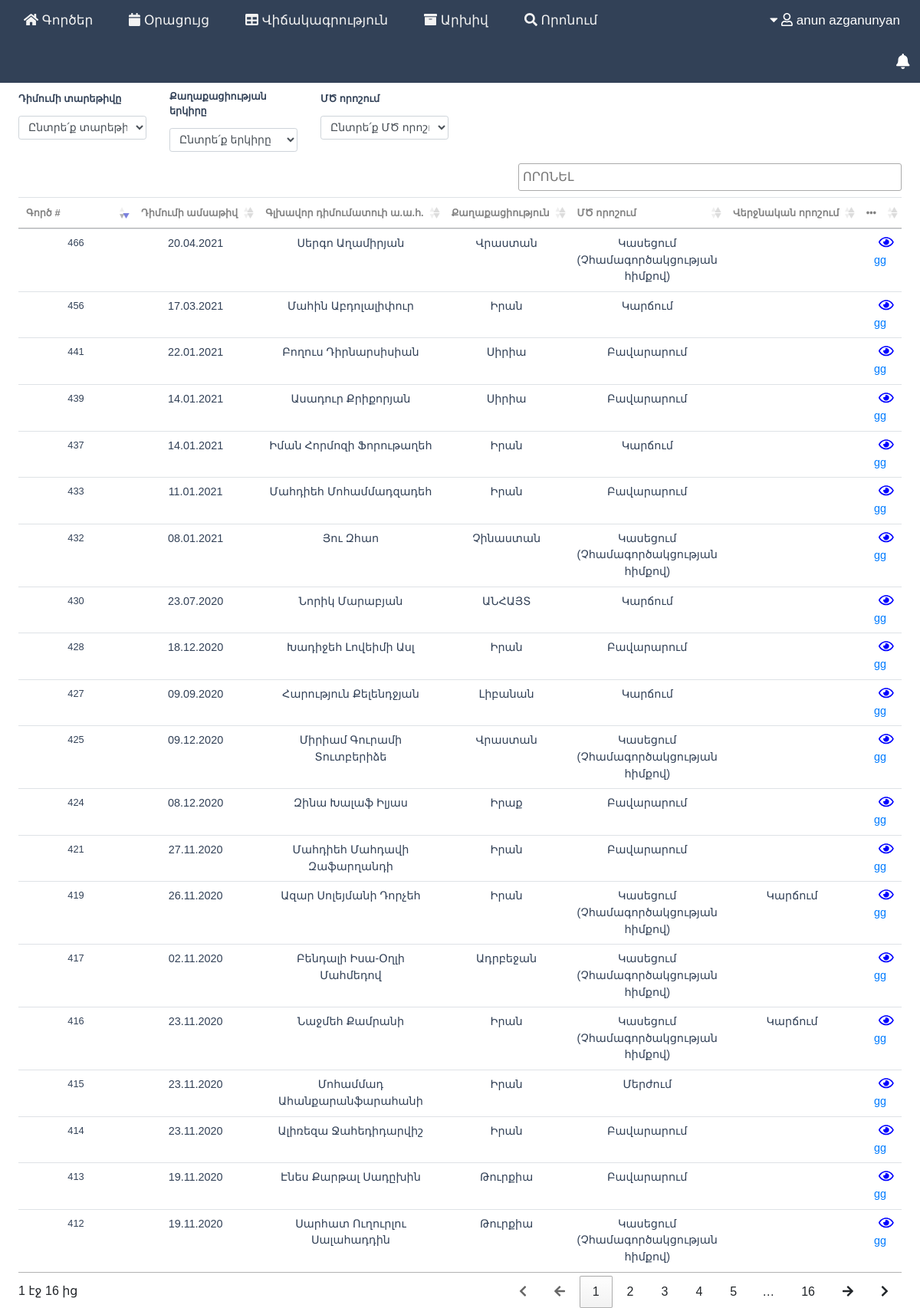
The page /user.php?page=archive (signed in) on the database its author committed.
### tables this page shows
CREATE TABLE `old_cases` (
  `old_case_id` int(11) NOT NULL,
  `application_date` date NOT NULL,
  `citizenship` int(11) NOT NULL,
  `RA_address` varchar(50) DEFAULT NULL,
  `building` varchar(10) DEFAULT NULL,
  `apartment` varchar(10) DEFAULT NULL,
  `marz_id` int(11) DEFAULT NULL,
  `community_id` int(11) DEFAULT NULL,
  `bnak_id` int(11) DEFAULT NULL,
  `unaccompanied_child` int(11) NOT NULL DEFAULT 0,
  `separated_child` int(11) NOT NULL DEFAULT 0,
  `single_parent` int(11) NOT NULL DEFAULT 0,
  `prefered_language` varchar(50) DEFAULT NULL,
  `contact_tel` varchar(30) DEFAULT NULL,
  `comment` text DEFAULT NULL
);

CREATE TABLE `old_case_person` (
  `old_person_id` int(11) NOT NULL,
  `old_case_id` int(11) NOT NULL,
  `f_name_arm` varchar(50) DEFAULT NULL,
  `l_name_arm` varchar(50) DEFAULT NULL,
  `p_name_arm` varchar(100) DEFAULT NULL,
  `f_name_eng` varchar(50) DEFAULT NULL,
  `l_name_eng` varchar(50) DEFAULT NULL,
  `p_name_eng` varchar(100) DEFAULT NULL,
  `sex` int(11) NOT NULL,
  `b_day` varchar(2) DEFAULT NULL,
  `b_month` varchar(2) DEFAULT NULL,
  `b_year` varchar(4) DEFAULT NULL,
  `role` int(11) NOT NULL,
  `citizenship_id` int(11) DEFAULT NULL,
  `card_num` varchar(8) DEFAULT NULL,
  `doc_num` varchar(30) DEFAULT NULL,
  `etnicity` int(11) DEFAULT NULL,
  `religion` int(11) DEFAULT NULL,
  `invalid` int(11) NOT NULL DEFAULT 0,
  `pregnant` int(11) NOT NULL DEFAULT 0,
  `seriously_ill` int(11) NOT NULL DEFAULT 0,
  `trafficking_victim` int(11) NOT NULL DEFAULT 0,
  `violence_victim` int(11) NOT NULL DEFAULT 0,
  `comment` text DEFAULT NULL,
  `illegal_border` int(11) NOT NULL DEFAULT 0,
  `transfer_moj` int(11) DEFAULT 0,
  `deport_prescurator` int(11) NOT NULL DEFAULT 0,
  `prison` int(11) NOT NULL DEFAULT 0,
  `image` varchar(250) DEFAULT NULL,
  `pnum` varchar(10) DEFAULT NULL,
  `doc_type` int(11) DEFAULT NULL,
  `document_num` varchar(20) DEFAULT NULL,
  `status` int(11) DEFAULT NULL
);

CREATE TABLE `tb_country` (
  `country_id` int(10) NOT NULL,
  `country_eng` varchar(150) NOT NULL,
  `country_arm` varchar(150) NOT NULL
);

CREATE TABLE `tb_decision_types` (
  `decision_type_id` int(10) NOT NULL,
  `decision_type` varchar(50) NOT NULL
);

### pages/archive.php (the view, shortened to what this page needs)
<?php
   include('config/connect.php');
      $sql_old_cases_by_head = "SELECT a.old_case_id, a.application_date, a.citizenship, b.old_person_id, b.f_name_arm, b.l_name_arm, b.role, c.country_arm, d.ms_decision, d.ms_decision_date, d.final_decision, d.final_decision_date, e.decision_type AS MS_DECISION_TEXT, f.decision_type AS FINAL_DECISION_TEXT
            FROM old_cases a
            INNER JOIN old_case_person b ON a.old_case_id = b.old_case_id
            INNER JOIN tb_country c ON a.citizenship = c.country_id
            INNER JOIN old_case_decisions d ON a.old_case_id = d.old_case_id
            INNER JOIN tb_decision_types e ON d.ms_decision = e.decision_type_id
            LEFT JOIN tb_decision_types f ON d.final_decision = f.decision_type_id
            WHERE b.role = 1";
      $result_sql_old_cases_by_head = $conn->query($sql_old_cases_by_head);
      $sql_application_year = "SELECT DISTINCT(YEAR(application_date)) AS APPLICATION_YEAR FROM old_cases ORDER BY APPLICATION_YEAR DESC";
      $result_sql_application_year = $conn->query($sql_application_year);
      $optyear =    '<select name="select_year" id="select_year" class="form-control form-control-sm">
                     <option selected disabled hidden>Ընտրե՛ք տարեթիվը </option>';
                     while($row = $result_sql_application_year->fetch_assoc())
      {
        $optyear.= "<option value=".$row['APPLICATION_YEAR'].">".$row['APPLICATION_YEAR']."</option>";
      }
        $optyear.="</select>";
      $query_country = "SELECT * FROM tb_country ORDER BY country_eng DESC";
      $state = $conn->query($query_country);
      $optcitizen = '<select name="select_state" id="select_state" class="form-control form-control-sm">
                     <option selected disabled hidden>Ընտրե՛ք երկիրը </option>';
                     while($row1 = $state->fetch_assoc())
      {
        $optcitizen.= "<option value=".$row1['country_id'].">".$row1['country_arm']."</option>";
      }
      $optcitizen.="</select>";
      $sql_ms_decision = "SELECT * FROM tb_decision_types";
      $result_ms_decision = $conn->query($sql_ms_decision);
      $optmsdecision = '<select name="select_ms_decision" id="select_ms_decision" class="form-control form-control-sm">
                     <option selected disabled hidden>Ընտրե՛ք ՄԾ որոշումը </option>';
                     while($row2 = $result_ms_decision->fetch_assoc())
      {
      $optmsdecision.= "<option value=".$row2['decision_type_id'].">".$row2['decision_type']."</option>";
      }
      $optmsdecision.="</select>";
?>
<div class="case_area mt-2">
<div class="row">
    <div class="col-md-2">
        <label class="label_pers_page">Դիմումի տարեթիվը</label>
        <?php echo  $optyear ?>
     </div>
    <div class="col-md-2">
        <label class="label_pers_page">Քաղաքացիության երկիրը</label>
        <?php echo $optcitizen ?>
    </div>
    <div class="col-md-2">
        <label class="label_pers_page">ՄԾ որոշում</label>
        <?php echo $optmsdecision ?>
    </div>
</div>
    <table class="table mt-3" id="old_cases_by_head">
        <thead>
            <tr  style="font-size: 0.8em; font-weight: normal; color: #828282; text-align: center;">
                <th>Գործ #</th>
                <th>Դիմումի ամսաթիվ</th>
                <th>Գլխավոր դիմումատուի ա.ա.հ.</th>
                <th>Քաղաքացիություն</th>
                <th>ՄԾ որոշում</th>
                <th>Վերջնական որոշում</th>
                <th><i class="fas fa-ellipsis-h"></i></th>
            </tr>
        </thead>
         <tbody>
        <?php
        while($row = $result_sql_old_cases_by_head->fetch_assoc()){
            $case_id = $row['old_case_id'];
            $application_date = date('d.m.Y', strtotime($row['application_date']));
            $main_applicant   = $row['f_name_arm'] .' '. $row['l_name_arm'];
            $citizenship      = $row['country_arm'];
            $ms_decision      = $row['MS_DECISION_TEXT'];
            $final_decision   = $row['FINAL_DECISION_TEXT'];
        ?>
            <tr style="font-size: 1em; color:#324157; text-align: center;">
                <td class="b_table_modal"><?php echo $case_id?></td>
                <td><?php echo $application_date ?></td>
                <td><?php echo $main_applicant ?></td>
                <td><?php echo $citizenship ?></td>
                <td><?php echo $ms_decision ?></td>
                <td><?php echo $final_decision ?></td>
                <td><a href="#" class="view_old" old_id="<?php echo $case_id?>" ><i class="far fa-eye ml-3" style="color: blue; font-size: 1.22em;"></i></a>
                    <a href="user.php?page=old_case_page&old_case=<?php echo $case_id?>"> gg</a>
                </td>
            </tr>
    <?php } ?>
    </tbody>
    </table>
</div>

### user.php (shortened to what this page needs)
<?php
$f_name = $_SESSION['user_fName'];
$l_name = $_SESSION['user_lName'];
if(isset($_GET['page']) && file_exists('pages/'.$_GET['page'].'.php')){
    $page=htmlspecialchars($_GET['page']);
}else{
    $page='home';
}
?>
<!DOCTYPE html>
    <html>
        <head>
            <link rel="stylesheet" href="includes/css/style.css">
            <link rel="stylesheet" href="pages/bungie.css">
            <link rel="stylesheet" href="includes/css/bootstrap.min.css">
            <link rel="stylesheet"  href="includes/css/datatables.min.css">
            <link rel="stylesheet" type="text/css" href="includes/css/scheme_css.css">
            <link rel="stylesheet" href="https://cdnjs.cloudflare.com/ajax/libs/chosen/1.8.7/chosen.min.css" />
            <link rel="stylesheet" type="text/css" href="includes/css/case_page.css">
        <link rel="stylesheet" type="text/css" href="https://cdn.datatables.net/1.10.24/css/jquery.dataTables.min.css"/>
        </head>
        <body>
            <div class="topnav1" id="myTopnav1">
                <?php
                    if($_SESSION['role'] !== 'archiver')
                    {
                ?>
                    <a href="?page=cases"  <?php if($page=="cases"){ ?> class="active" <?php } ?>><i class="fa fa-home" aria-hidden="true"></i> Գործեր</a>
                    <a href="?page=calendar"  <?php if($page=="calendar"){ ?> class="active" <?php } ?>><i class="fa fa-calendar" aria-hidden="true"></i> Օրացույց</a>
                    <a href="?page=statics"  <?php if($page=="statics"){ ?> class="active" <?php } ?>><i class="fa fa-table" aria-hidden="true"></i> Վիճակագրություն</a>
                <?php
                    }
                ?>
                <a href="?page=archive"  <?php if($page=="archive"){ ?> class="active" <?php } ?>><i class="fa fa-archive" aria-hidden="true"></i> Արխիվ</a>
                <?php
                    if($_SESSION['role'] !== 'archiver')
                    {
                ?>
                    <a href="?page=search" <?php if($page=="search"){ ?> class="active" <?php } ?>><i class="fa fa-search" aria-hidden="true"></i> Որոնում</a>
                <?php
                    }
                ?>
                <div class="dropdown2">
                    <button class="dropbtn2"><span><i class="fa fa-caret-down"></i> <i class="far fa-user"></i> <?php echo $f_name . ' ' . $l_name ?></span></button>
                </div>
                <div class="dropdown_notify">
                    <button class="dropbtn_n"> <i class="fas fa-bell ringN"></i> <span class="label label-pill label-danger count"></span></button>
                </div>
            </div>
            <div class="admin_container">
                <?php include_once('pages/'.$page.'.php'); ?>
            </div>
        </body>
    </html>

### includes/css/style.css (style rules this page uses)
* { margin: 0; padding: 0; box-sizing: border-box; }
body { font-family:Arial; background-color: #F0F0F0; }
.topnav1 { overflow: hidden; background-color: #324157; }
.topnav1>a { margin-left: 15px; float: left; display: block; color: #f2f2f2; text-align: center; padding: 14px 16px; text-decoration: none; font-size: 17px; }
.dropdown2 { float: right; margin-left: 15px; overflow: hidden; margin-right: 10px; }
.dropdown2 .dropbtn2 { font-size: 17px; border: none; outline: none; color: white; padding: 14px 16px; background-color: inherit; font-family: inherit; margin: 0; position: relative; }
.form-control { margin-top: 5px; margin-bottom: 15px; }
:root { --bglight: #007bff; --bgdark: #090cd3; --fontlight:#fff; --fontdark: #EFAC34; --headerbg: #324157; --bodyColor: f0f0f0; }
#families tr, td, th { background: var(--bodyColor); }
.dropdown_notify { float: right; text-align: right; overflow: visible; width: 300px; }
.dropdown_notify .dropbtn_n { font-size: 20px; border: none; outline: none; padding: 12px 14px; background-color: inherit; font-family: inherit; margin: 0; color: white; }

### includes/css/case_page.css (style rules this page uses)
* { box-sizing: border-box }
body { font-family: arial, sans-serif; }
.case_area { width: 96%; margin-left: 2%; }
.table_a td, th { overflow: hidden; height: 14px; white-space: nowrap; }
.table_a1 td, th { overflow: hidden; height: 14px; white-space: nowrap; }
.table_a2 td, th { overflow: hidden; height: 14px; white-space: nowrap; }
.b_table_modal { font-size: 0.8em; color: #324157; text-align: center; vertical-align: middle; width: 20%; }
.label_pers_page { font-size: 0.8em; color: #324157; text-align: left; font-weight: bold; }
table td { position: relative; font-size: 0.9em; }
.table_drafts td, th { overflow: hidden; height: 14px; white-space: nowrap; }

### rows shown on the page
old_cases: old_case_id "412", application_date "19.11.2020", old_case_person.f_name_arm+l_name_arm "Սարհատ Ուղուրլու Սալահադդին", tb_country.country_arm "Թուրքիա", tb_decision_types.decision_type "Կասեցում (Չհամագործակցության հիմքով)"
old_cases: old_case_id "413", application_date "19.11.2020", old_case_person.f_name_arm+l_name_arm "Էնես Քարթալ Սադըխին", tb_country.country_arm "Թուրքիա", tb_decision_types.decision_type "Բավարարում"
old_cases: old_case_id "414", application_date "23.11.2020", old_case_person.f_name_arm+l_name_arm "Ալիռեզա Ջահեդիդարվիշ", tb_country.country_arm "Իրան", tb_decision_types.decision_type "Բավարարում"
old_cases: old_case_id "415", application_date "23.11.2020", old_case_person.f_name_arm+l_name_arm "Մոհամմադ Ահանքարանֆարահանի", tb_country.country_arm "Իրան", tb_decision_types.decision_type "Մերժում"
old_cases: old_case_id "416", application_date "23.11.2020", old_case_person.f_name_arm+l_name_arm "Նաջմեհ Քամրանի", tb_country.country_arm "Իրան", tb_decision_types.decision_type "Կասեցում (Չհամագործակցության հիմքով)", tb_decision_types.decision_type "Կարճում"
old_cases: old_case_id "417", application_date "02.11.2020", old_case_person.f_name_arm+l_name_arm "Բենդալի Իսա-Օղլի Մահմեդով", tb_country.country_arm "Ադրբեջան", tb_decision_types.decision_type "Կասեցում (Չհամագործակցության հիմքով)"
old_cases: old_case_id "419", application_date "26.11.2020", old_case_person.f_name_arm+l_name_arm "Ազար Սոլեյմանի Դորչեհ", tb_country.country_arm "Իրան", tb_decision_types.decision_type "Կասեցում (Չհամագործակցության հիմքով)", tb_decision_types.decision_type "Կարճում"
old_cases: old_case_id "421", application_date "27.11.2020", old_case_person.f_name_arm+l_name_arm "Մահդիեհ Մահդավի Զաֆարղանդի", tb_country.country_arm "Իրան", tb_decision_types.decision_type "Բավարարում"
old_cases: old_case_id "424", application_date "08.12.2020", old_case_person.f_name_arm+l_name_arm "Զինա Խալաֆ Իլյաս", tb_country.country_arm "Իրաք", tb_decision_types.decision_type "Բավարարում"
old_cases: old_case_id "425", application_date "09.12.2020", old_case_person.f_name_arm+l_name_arm "Միրիամ Գուրամի Տուտբերիձե", tb_country.country_arm "Վրաստան", tb_decision_types.decision_type "Կասեցում (Չհամագործակցության հիմքով)"
old_cases: old_case_id "427", application_date "09.09.2020", old_case_person.f_name_arm+l_name_arm "Հարություն Քելենդջյան", tb_country.country_arm "Լիբանան", tb_decision_types.decision_type "Կարճում"
old_cases: old_case_id "428", application_date "18.12.2020", old_case_person.f_name_arm+l_name_arm "Խադիջեհ Լովեիմի Ասլ", tb_country.country_arm "Իրան", tb_decision_types.decision_type "Բավարարում"
old_cases: old_case_id "430", application_date "23.07.2020", old_case_person.f_name_arm+l_name_arm "Նորիկ Մարաբյան", tb_country.country_arm "ԱՆՀԱՅՏ", tb_decision_types.decision_type "Կարճում"
old_cases: old_case_id "432", application_date "08.01.2021", old_case_person.f_name_arm+l_name_arm "Յու Զհաո", tb_country.country_arm "Չինաստան", tb_decision_types.decision_type "Կասեցում (Չհամագործակցության հիմքով)"
old_cases: old_case_id "433", application_date "11.01.2021", old_case_person.f_name_arm+l_name_arm "Մահդիեհ Մոհամմադզադեհ", tb_country.country_arm "Իրան", tb_decision_types.decision_type "Բավարարում"
old_cases: old_case_id "437", application_date "14.01.2021", old_case_person.f_name_arm+l_name_arm "Իման Հորմոզի Ֆորութաղեհ", tb_country.country_arm "Իրան", tb_decision_types.decision_type "Կարճում"
old_cases: old_case_id "439", application_date "14.01.2021", old_case_person.f_name_arm+l_name_arm "Ասադուր Քրիքորյան", tb_country.country_arm "Սիրիա", tb_decision_types.decision_type "Բավարարում"
old_cases: old_case_id "441", application_date "22.01.2021", old_case_person.f_name_arm+l_name_arm "Բողուս Դիրնարսիսիան", tb_country.country_arm "Սիրիա", tb_decision_types.decision_type "Բավարարում"
old_cases: old_case_id "456", application_date "17.03.2021", old_case_person.f_name_arm+l_name_arm "Մահին Աբդոլալիփուր", tb_country.country_arm "Իրան", tb_decision_types.decision_type "Կարճում"
old_cases: old_case_id "466", application_date "20.04.2021", old_case_person.f_name_arm+l_name_arm "Սերգո Աղամիրյան", tb_country.country_arm "Վրաստան", tb_decision_types.decision_type "Կասեցում (Չհամագործակցության հիմքով)"

### other values the page prints
$f_name "anun"
$l_name "azganunyan"
